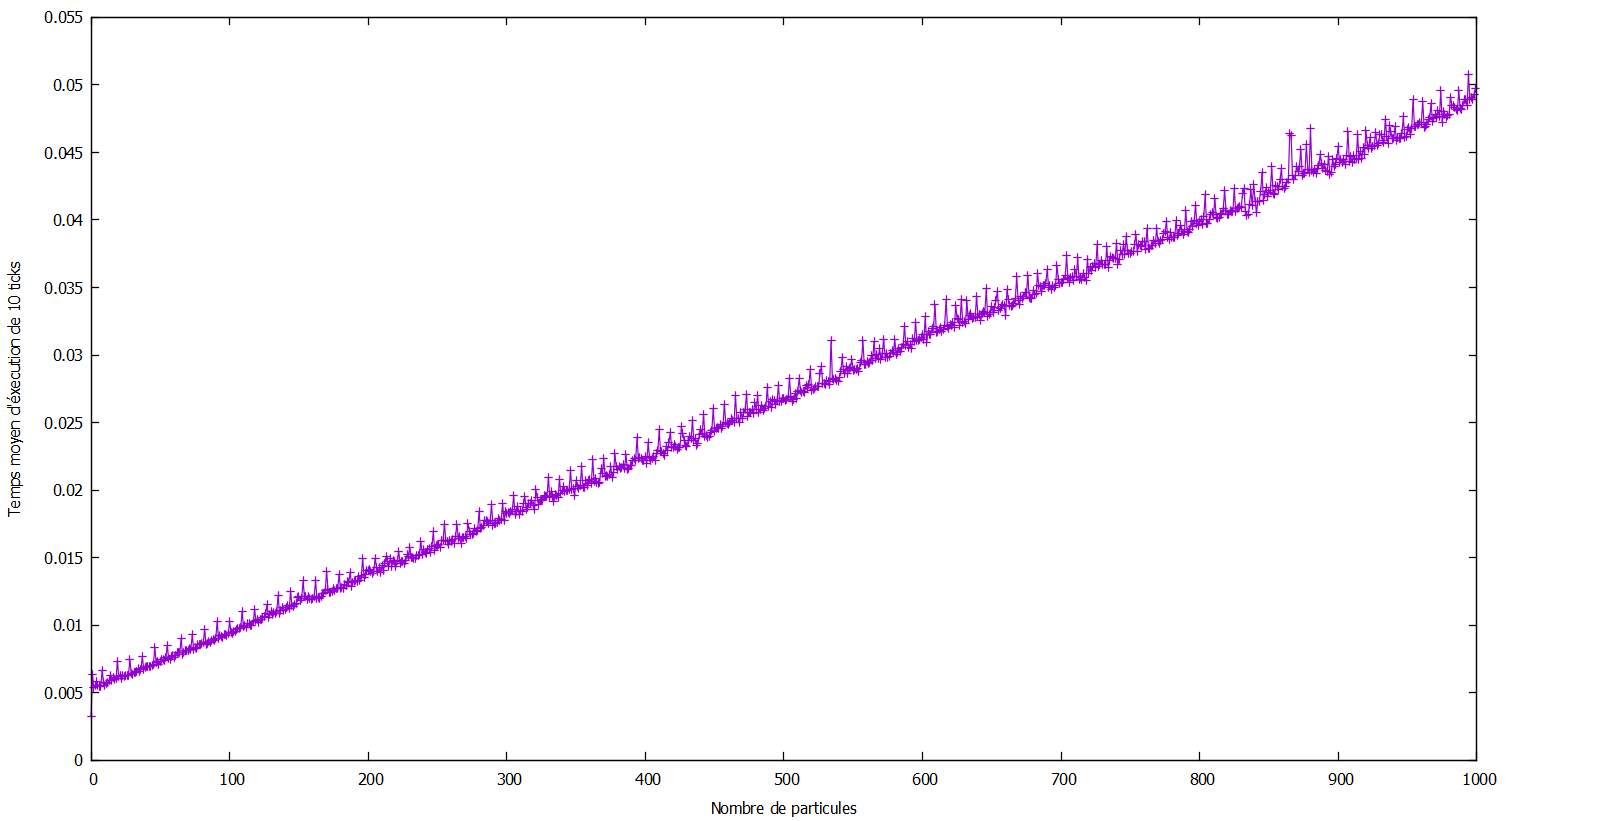

Recreate this plot in gnuplot.
set title ""
set xlabel "Nombre de particules"
set ylabel "Temps moyen d'éxecution de 10 ticks"



plot "courbe.txt" using 1:2  with linespoints title ''
